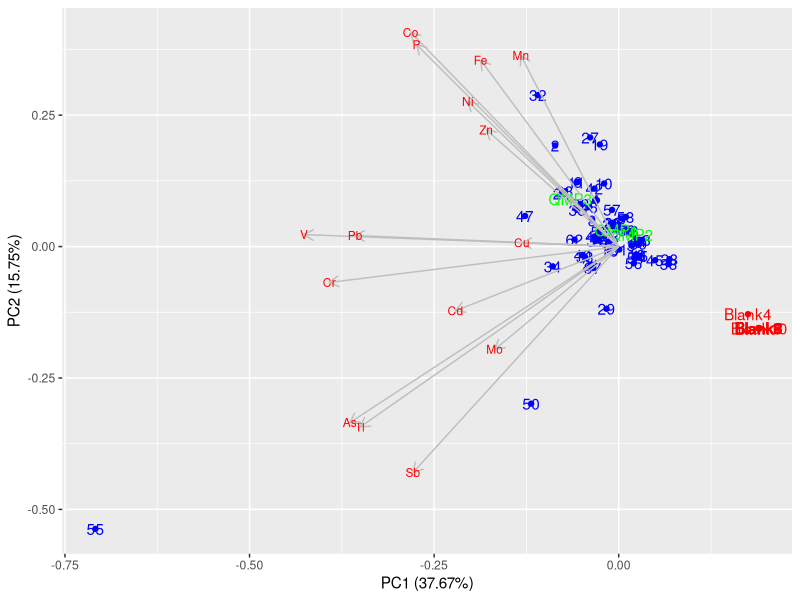
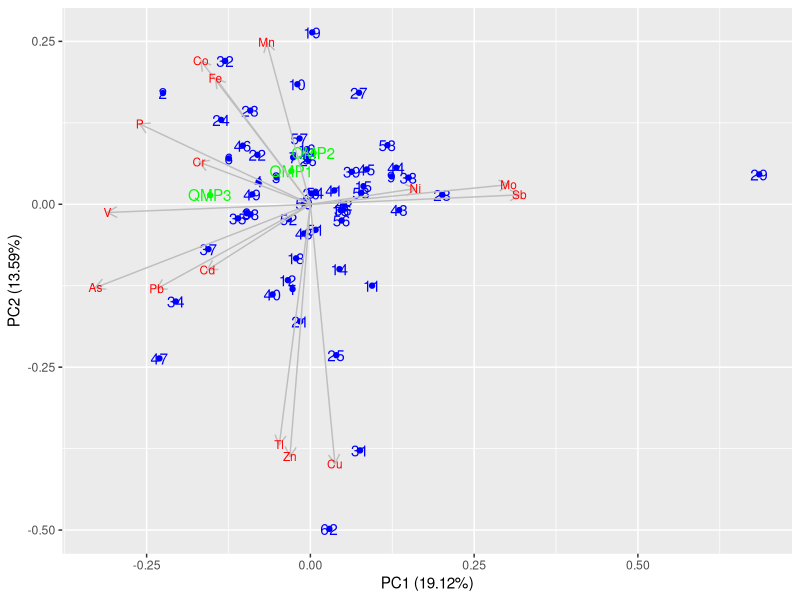
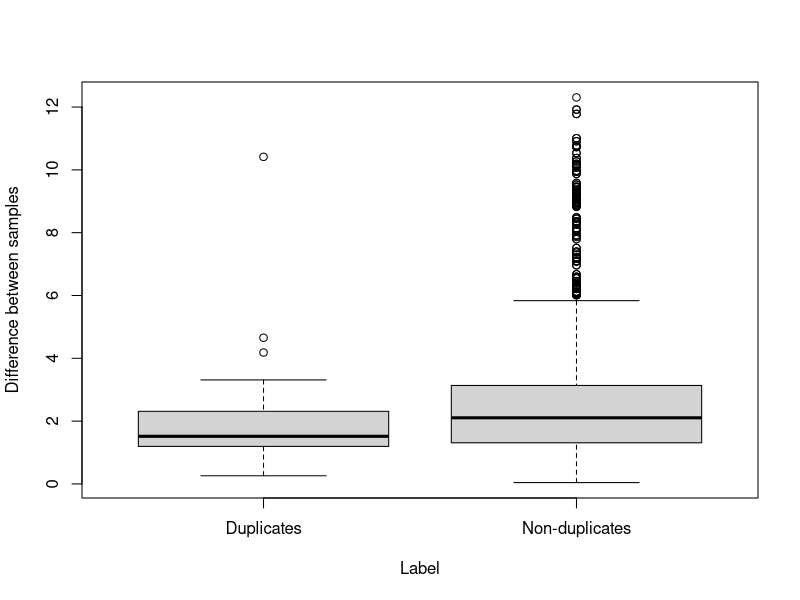

Here is the R script that generated these plots, in order:
## ---- chunk 1
knitr::opts_chunk$set(echo = TRUE, warning = FALSE, message = FALSE)
## ---- chunk 2

#load in data

water_sample_res <- read.csv("ICP OES (elemental) results 6th June 23.csv")
str(water_sample_res)

#extract numeric columns
water_res <- water_sample_res[,unlist(lapply(water_sample_res, is.numeric)) ]

#perform and plot PCA
rownames(water_res) <- water_sample_res$Sample

pca_res1 <- prcomp(water_res, scale. = TRUE)

colour_by_type <- rep("Blue", nrow(water_res))
colour_by_type[grep("Blank",water_sample_res$Sample)] <- "Red"
colour_by_type[grep("Q",water_sample_res$Sample)] <- "Green"

library(ggfortify)
autoplot(pca_res1, label = T, colour = colour_by_type, loadings = TRUE, loadings.colour = 'grey',
         loadings.label = TRUE, loadings.label.size = 3)

## ---- chunk 3
water_res_sub1 <- water_res[-grep("Blank",rownames(water_res)),]
water_res_sub1 <- water_res_sub1[!rownames(water_res_sub1) %in% c("50","55"),]

pca_res2 <- prcomp(water_res_sub1, scale. = TRUE)

colour_by_type <- rep("Blue", nrow(water_res_sub1))
colour_by_type[grep("Q",rownames(water_res_sub1))] <- "Green"

autoplot(pca_res2, label = T, colour = colour_by_type, loadings = TRUE, loadings.colour = 'grey',
         loadings.label = TRUE, loadings.label.size = 3)




## ---- chunk 4

samp_dist <- as.matrix(dist(pca_res2$x[,1:2]))

rownames(samp_dist) <- rownames(water_res_sub1)
colnames(samp_dist) <- rownames(water_res_sub1)

##find duplicate sample scores
#load meta data

samp_meta <- read.csv("water sample metadata.csv")

samp_meta <- subset(samp_meta, Sample.Tube %in% water_sample_res$Sample)

#which sample events have duplicates?

sample_evnt_sample_count <- table(samp_meta$Sample.Event)
dup_sample_events <- names(sample_evnt_sample_count)[sample_evnt_sample_count > 1]

#remove sample events for ignored samples

rem_events <-  subset(samp_meta, Sample.Tube %in% c("50","55"))$Sample.Event

dup_sample_events <- dup_sample_events[!dup_sample_events %in% rem_events]

#loop through each sample event and extract duplicate and non-duplicate comparisions

dup_res <- vector()
non_dup_res <- vector()

for (i in dup_sample_events) {
  sample_event_samps <- subset(samp_meta, Sample.Event == i)$Sample.Tube
  sample_event_samps_comparisons <-  as.vector(as.dist(samp_dist[sample_event_samps,sample_event_samps]))
  
  dup_res <- c(dup_res, sample_event_samps_comparisons)
  
  other_sample_event_samps_comparisons <- as.vector(samp_dist[sample_event_samps, !colnames(samp_dist) %in% sample_event_samps])
  
non_dup_res <- c(non_dup_res, other_sample_event_samps_comparisons)  
}

summary(dup_res)
summary(non_dup_res)

all_res <- c(dup_res, non_dup_res)
all_lab <- rep("Non-duplicates", length(all_res))
all_lab[1:length(dup_res)] <- "Duplicates"

all_dat <- data.frame(Res = all_res, Label = all_lab)

boxplot(Res ~ Label, data = all_dat, ylab = "Difference between samples")
